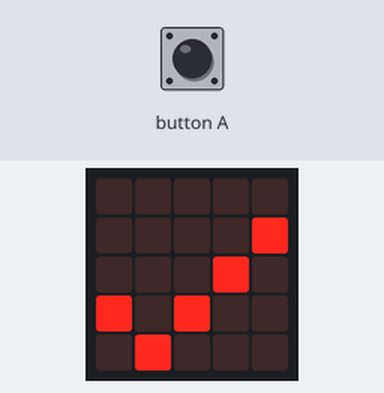
The program below on a simulated BBC micro:bit (MakeCode). On the bench: the board's 5×5 LED display. The test bench sets the inputs (shaded band).

Above: at 1.8 s.
1.9 s: button A pressed for 0.15 s
At 6.7 s:
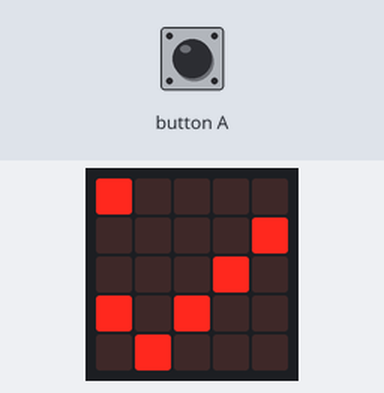
At 43.2 s:
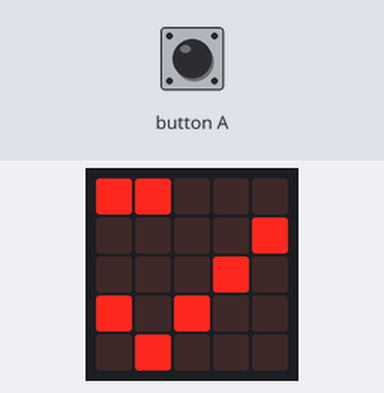
Timing chart, 0 to 43.5 s (numbered marks = the images above; inputs shaded):
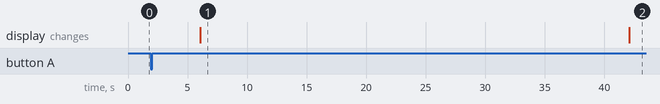

The program:

main.ts
```typescript
radio.onReceivedNumber(function (receivedNumber) {
    recnum = receivedNumber
})
input.onButtonPressed(Button.A, function () {
    let rgroep = 0
    while (recnum == 0 && recstring == "") {
        for (let rgroep = 0; rgroep <= 255; rgroep++) {
            for (let freq = 0; freq <= 79; freq++) {
                freq += 1
                radio.setFrequencyBand(freq)
                basic.pause(100)
            }
            freq = 0
            radio.setFrequencyBand(freq)
            rgroep += 1
            radio.setGroup(rgroep)
            scry = Math.trunc(rgroep / 50)
            srcx = Math.trunc((rgroep + 1 - scry * 50) / 10 - 1)
            led.plot(srcx, scry)
        }
        basic.showIcon(IconNames.No)
    }
    basic.showString("freq")
    basic.showNumber(freq)
    basic.pause(1000)
    basic.showString("rgroep")
    basic.showNumber(rgroep)
    basic.pause(1000)
    basic.showString("recnum")
    basic.showNumber(recnum)
    basic.showString("recstring")
    basic.showString(recstring)
})
radio.onReceivedString(function (receivedString) {
    recstring = receivedString
})
let srcx = 0
let scry = 0
let freq = 0
let recstring = ""
let recnum = 0
radio.setGroup(0)
radio.setFrequencyBand(0)
basic.showIcon(IconNames.Yes)
```

test.ts
```typescript
// tests gaan hier; deze zal niet worden gecompileerd wanneer dit pakket wordt gebruikt als extensie.
```

Measured:
- after the input at 1.9 s, the display: changes after 4.2 s (image 1)
- what the display in image 1 shows lasts 36.0 s, from 6.1 s to 42.1 s
